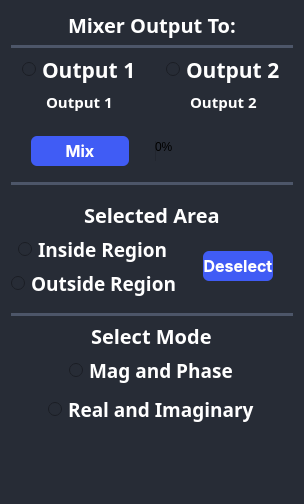
     <widget class="QFrame" name="frame_right">
      <property name="styleSheet">
       <string notr="true">background-color: rgb(39, 44, 54);
border-radius: 10px;
border: none;</string>
      </property>
      <property name="frameShape">
       <enum>QFrame::StyledPanel</enum>
      </property>
      <property name="frameShadow">
       <enum>QFrame::Raised</enum>
      </property>
      <layout class="QVBoxLayout" name="verticalLayout_18" stretch="0,0,2,0,0,0,0,0,0">
       <item alignment="Qt::AlignHCenter">
        <widget class="QLabel" name="mixerOutputTo">
         <property name="font">
          <font>
           <family>Overpass Black</family>
           <pointsize>-1</pointsize>
           <weight>75</weight>
           <bold>true</bold>
          </font>
         </property>
         <property name="styleSheet">
          <string notr="true">color:white;
font-size:20px;
margin: 0 0 ;</string>
         </property>
         <property name="text">
          <string>Mixer Output To:</string>
         </property>
        </widget>
       </item>
       <item>
        <widget class="Line" name="line_15">
         <property name="styleSheet">
          <string notr="true">/* Line style */

  /* Set the width of the line */
  width: 20px;

  /* Set the height of the line */
  height: 5px;

  /* Set the background color of the line */
  background-color:rgb(77, 86, 105);

  /* Set the border of the line */
  border: 10px;

  /* Set the border radius of the line */
  border-radius:5px;




</string>
         </property>
         <property name="orientation">
          <enum>Qt::Horizontal</enum>
         </property>
        </widget>
       </item>
       <item>
        <layout class="QVBoxLayout" name="verticalLayout_17">
         <item>
          <layout class="QHBoxLayout" name="horizontalLayout_Routput">
           <item alignment="Qt::AlignHCenter">
            <widget class="QRadioButton" name="radioButton1">
             <property name="font">
              <font>
               <family>Oswald SemiBold</family>
               <pointsize>16</pointsize>
               <weight>75</weight>
               <bold>true</bold>
              </font>
             </property>
             <property name="styleSheet">
              <string notr="true">color:white;
font-weight:10000px;</string>
             </property>
             <property name="text">
              <string>Output 1</string>
             </property>
             <attribute name="buttonGroup">
              <string notr="true">buttonGroup</string>
             </attribute>
            </widget>
           </item>
           <item alignment="Qt::AlignHCenter">
            <widget class="QRadioButton" name="radioButton2">
             <property name="font">
              <font>
               <family>Oswald SemiBold</family>
               <pointsize>16</pointsize>
               <weight>75</weight>
               <bold>true</bold>
              </font>
             </property>
             <property name="styleSheet">
              <string notr="true">color:white;
font-weight:10000px;</string>
             </property>
             <property name="text">
              <string>Output 2</string>
             </property>
             <attribute name="buttonGroup">
              <string notr="true">buttonGroup</string>
             </attribute>
            </widget>
           </item>
          </layout>
         </item>
         <item>
          <layout class="QHBoxLayout" name="horizontalLayout_output">
           <property name="bottomMargin">
            <number>11</number>
           </property>
           <item>
            <layout class="QVBoxLayout" name="verticalLayout_OP1" stretch="0,5">
             <item alignment="Qt::AlignHCenter">
              <widget class="QLabel" name="label_op1">
               <property name="font">
                <font>
                 <family>Oswald SemiBold</family>
                 <pointsize>11</pointsize>
                 <weight>75</weight>
                 <bold>true</bold>
                </font>
               </property>
               <property name="styleSheet">
                <string notr="true">color:white;
font-weight:10000px;</string>
               </property>
               <property name="text">
                <string>Output 1</string>
               </property>
              </widget>
             </item>
             <item>
              <widget class="QWidget" name="output1_port" native="true">
               <property name="styleSheet">
                <string notr="true">border: 3px solid rgb(17,17,17);</string>
               </property>
              </widget>
             </item>
            </layout>
           </item>
           <item>
            <layout class="QVBoxLayout" name="verticalLayout_OP2" stretch="0,5">
             <item alignment="Qt::AlignHCenter">
              <widget class="QLabel" name="label_op2">
               <property name="font">
                <font>
                 <family>Oswald SemiBold</family>
                 <pointsize>11</pointsize>
                 <weight>75</weight>
                 <bold>true</bold>
                </font>
               </property>
               <property name="styleSheet">
                <string notr="true">color:white;
font-weight:10000px;</string>
               </property>
               <property name="text">
                <string>Output 2</string>
               </property>
              </widget>
             </item>
             <item>
              <widget class="QWidget" name="output2_port" native="true">
               <property name="styleSheet">
                <string notr="true">border: 3px solid rgb(17,17,17);</string>
               </property>
              </widget>
             </item>
            </layout>
           </item>
          </layout>
         </item>
        </layout>
       </item>
       <item>
        <layout class="QHBoxLayout" name="horizontalLayout_10">
         <property name="bottomMargin">
          <number>10</number>
         </property>
         <item>
          <widget class="QPushButton" name="mixxer">
           <property name="font">
            <font>
             <family>-apple-system</family>
             <pointsize>12</pointsize>
             <weight>75</weight>
             <bold>true</bold>
            </font>
           </property>
           <property name="styleSheet">
            <string notr="true">QPushButton{
  appearance: button;
  background-color: #405cf5;
  border-radius: 6px;
  border-width: 0;
  box-shadow: rgba(50, 50, 93, .1) 0 0 0 1px inset,rgba(50, 50, 93, .1) 0 2px 5px 0,rgba(0, 0, 0, .07) 0 1px 1px 0;
  color: #fff;
  cursor: pointer;
  font-family: -apple-system,system-ui,&quot;Segoe UI&quot;,Roboto,&quot;Helvetica Neue&quot;,Ubuntu,sans-serif;
  height: 30px;
  margin: 0 20px 0 20px;
  position: center;
  width:70px;
}
QPushButton:hover{
background-color: #283999;
}
QPushButton:pressed{
background-color: #1c2973;
}
</string>
           </property>
           <property name="text">
            <string>Mix</string>
           </property>
           <property name="icon">
            <iconset>
             <normaloff>icons/combine-svgrepo-com.png</normaloff>icons/combine-svgrepo-com.png</iconset>
           </property>
           <property name="iconSize">
            <size>
             <width>25</width>
             <height>25</height>
            </size>
           </property>
          </widget>
         </item>
         <item>
          <widget class="QProgressBar" name="progressBar">
           <property name="sizePolicy">
            <sizepolicy hsizetype="Minimum" vsizetype="Fixed">
             <horstretch>0</horstretch>
             <verstretch>0</verstretch>
            </sizepolicy>
           </property>
           <property name="styleSheet">
            <string notr="true"/>
           </property>
           <property name="value">
            <number>0</number>
           </property>
           <property name="textVisible">
            <bool>true</bool>
           </property>
          </widget>
         </item>
        </layout>
       </item>
       <item>
        <widget class="Line" name="line_17">
         <property name="styleSheet">
          <string notr="true">/* Line style */

  /* Set the width of the line */
  width: 20px;

  /* Set the height of the line */
  height: 5px;

  /* Set the background color of the line */
  background-color:rgb(77, 86, 105);

  /* Set the border of the line */
  border: 10px;

  /* Set the border radius of the line */
  border-radius:5px;




</string>
         </property>
         <property name="orientation">
          <enum>Qt::Horizontal</enum>
         </property>
        </widget>
       </item>
       <item>
        <layout class="QVBoxLayout" name="verticalLayout_16">
         <property name="topMargin">
          <number>10</number>
         </property>
         <item>
          <layout class="QVBoxLayout" name="verticalLayout_15">
           <item alignment="Qt::AlignHCenter">
            <widget class="QLabel" name="selectedArea">
             <property name="font">
              <font>
               <family>Overpass Black</family>
               <pointsize>-1</pointsize>
               <weight>75</weight>
               <bold>true</bold>
              </font>
             </property>
             <property name="styleSheet">
              <string notr="true">color:white;
font-size:20px;
margin: 0 0 ;</string>
             </property>
             <property name="text">
              <string>Selected Area</string>
             </property>
            </widget>
           </item>
           <item>
            <layout class="QHBoxLayout" name="horizontalLayout_9">
             <item>
              <layout class="QVBoxLayout" name="verticalLayout_7">
               <item alignment="Qt::AlignHCenter">
                <widget class="QRadioButton" name="radioButton_In">
                 <property name="font">
                  <font>
                   <family>Oswald SemiBold</family>
                   <pointsize>14</pointsize>
                   <weight>75</weight>
                   <bold>true</bold>
                  </font>
                 </property>
                 <property name="styleSheet">
                  <string notr="true">color:white;
font-weight:10000px;
</string>
                 </property>
                 <property name="text">
                  <string>Inside Region</string>
                 </property>
                 <attribute name="buttonGroup">
                  <string notr="true">buttonGroup_2</string>
                 </attribute>
                </widget>
               </item>
               <item alignment="Qt::AlignHCenter">
                <widget class="QRadioButton" name="radioButton_Out">
                 <property name="font">
                  <font>
                   <family>Oswald SemiBold</family>
                   <pointsize>14</pointsize>
                   <weight>75</weight>
                   <bold>true</bold>
                  </font>
                 </property>
                 <property name="styleSheet">
                  <string notr="true">color:white;
font-weight:10000px;</string>
                 </property>
                 <property name="text">
                  <string>Outside Region</string>
                 </property>
                 <attribute name="buttonGroup">
                  <string notr="true">buttonGroup_2</string>
                 </attribute>
                </widget>
               </item>
              </layout>
             </item>
             <item>
              <widget class="QPushButton" name="Deselect">
               <property name="font">
                <font>
                 <family>-apple-system</family>
                 <pointsize>12</pointsize>
                 <weight>75</weight>
                 <bold>true</bold>
                </font>
               </property>
               <property name="layoutDirection">
                <enum>Qt::LeftToRight</enum>
               </property>
               <property name="styleSheet">
                <string notr="true">QPushButton{
  appearance: button;
  background-color: #405cf5;
  border-radius: 6px;
  border-width: 0;
  box-shadow: rgba(50, 50, 93, .1) 0 0 0 1px inset,rgba(50, 50, 93, .1) 0 2px 5px 0,rgba(0, 0, 0, .07) 0 1px 1px 0;
  color: #fff;
  cursor: pointer;
  font-family: -apple-system,system-ui,&quot;Segoe UI&quot;,Roboto,&quot;Helvetica Neue&quot;,Ubuntu,sans-serif;
  height: 30px;
  margin: 0 20px 0 20px;
  position: center;
  width:70px;
}
QPushButton:hover{
background-color: #283999;
}
QPushButton:pressed{
background-color: #1c2973;
}
</string>
               </property>
               <property name="text">
                <string>Deselect</string>
               </property>
               <property name="iconSize">
                <size>
                 <width>25</width>
                 <height>20</height>
                </size>
               </property>
              </widget>
             </item>
            </layout>
           </item>
          </layout>
         </item>
        </layout>
       </item>
       <item>
        <layout class="QVBoxLayout" name="verticalLayout_19">
         <property name="topMargin">
          <number>10</number>
         </property>
         <item>
          <widget class="Line" name="line_18">
           <property name="styleSheet">
            <string notr="true">/* Line style */

  /* Set the width of the line */
  width: 20px;

  /* Set the height of the line */
  height: 5px;

  /* Set the background color of the line */
  background-color:rgb(77, 86, 105);

  /* Set the border of the line */
  border: 10px;

  /* Set the border radius of the line */
  border-radius:5px;




</string>
           </property>
           <property name="orientation">
            <enum>Qt::Horizontal</enum>
           </property>
          </widget>
         </item>
         <item>
          <layout class="QVBoxLayout" name="verticalLayout_20">
           <item alignment="Qt::AlignHCenter">
            <widget class="QLabel" name="selectedArea_2">
             <property name="font">
              <font>
               <family>Overpass Black</family>
               <pointsize>-1</pointsize>
               <weight>75</weight>
               <bold>true</bold>
              </font>
             </property>
             <property name="styleSheet">
              <string notr="true">color:white;
font-size:20px;
margin: 0 0 ;</string>
             </property>
             <property name="text">
              <string>Select Mode</string>
             </property>
            </widget>
           </item>
           <item>
            <layout class="QHBoxLayout" name="horizontalLayout_14">
             <item>
              <layout class="QVBoxLayout" name="verticalLayout_21">
               <item alignment="Qt::AlignHCenter">
                <widget class="QRadioButton" name="mode1">
                 <property name="font">
                  <font>
                   <family>Oswald SemiBold</family>
                   <pointsize>14</pointsize>
                   <weight>75</weight>
                   <bold>true</bold>
                  </font>
                 </property>
                 <property name="styleSheet">
                  <string notr="true">color:white;
font-weight:10000px;
</string>
                 </property>
                 <property name="text">
                  <string>Mag and Phase</string>
                 </property>
                 <attribute name="buttonGroup">
                  <string notr="true">buttonGroup_3</string>
                 </attribute>
                </widget>
               </item>
               <item>
                <spacer name="verticalSpacer_2">
                 <property name="orientation">
                  <enum>Qt::Vertical</enum>
                 </property>
                 <property name="sizeType">
                  <enum>QSizePolicy::Maximum</enum>
                 </property>
                 <property name="sizeHint" stdset="0">
                  <size>
                   <width>20</width>
                   <height>5</height>
                  </size>
                 </property>
                </spacer>
               </item>
               <item alignment="Qt::AlignHCenter">
                <widget class="QRadioButton" name="mode2">
                 <property name="font">
                  <font>
                   <family>Oswald SemiBold</family>
                   <pointsize>14</pointsize>
                   <weight>75</weight>
                   <bold>true</bold>
                  </font>
                 </property>
                 <property name="styleSheet">
                  <string notr="true">color:white;
font-weight:10000px;</string>
                 </property>
                 <property name="text">
                  <string>Real and Imaginary</string>
                 </property>
                 <attribute name="buttonGroup">
                  <string notr="true">buttonGroup_3</string>
                 </attribute>
                </widget>
               </item>
              </layout>
             </item>
            </layout>
           </item>
          </layout>
         </item>
        </layout>
       </item>
       <item>
        <spacer name="verticalSpacer">
         <property name="orientation">
          <enum>Qt::Vertical</enum>
         </property>
         <property name="sizeType">
          <enum>QSizePolicy::Maximum</enum>
         </property>
         <property name="sizeHint" stdset="0">
          <size>
           <width>20</width>
           <height>70</height>
          </size>
         </property>
        </spacer>
       </item>
       <item>
        <layout class="QVBoxLayout" name="verticalLayout_8"/>
       </item>
      </layout>
     </widget>
